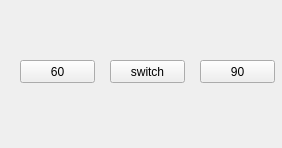
<?xml version="1.0" encoding="UTF-8"?>
<ui version="4.0">
 <class>QtTestAudioClass</class>
 <widget class="QWidget" name="QtTestAudioClass">
  <property name="geometry">
   <rect>
    <x>0</x>
    <y>0</y>
    <width>282</width>
    <height>148</height>
   </rect>
  </property>
  <property name="windowTitle">
   <string>QtTestAudio</string>
  </property>
  <widget class="QPushButton" name="RPM60">
   <property name="geometry">
    <rect>
     <x>20</x>
     <y>60</y>
     <width>75</width>
     <height>23</height>
    </rect>
   </property>
   <property name="text">
    <string>60</string>
   </property>
  </widget>
  <widget class="QPushButton" name="RPM90">
   <property name="geometry">
    <rect>
     <x>200</x>
     <y>60</y>
     <width>75</width>
     <height>23</height>
    </rect>
   </property>
   <property name="text">
    <string>90</string>
   </property>
  </widget>
  <widget class="QPushButton" name="sw">
   <property name="geometry">
    <rect>
     <x>110</x>
     <y>60</y>
     <width>75</width>
     <height>23</height>
    </rect>
   </property>
   <property name="text">
    <string>switch</string>
   </property>
  </widget>
 </widget>
 <layoutdefault spacing="6" margin="11"/>
 <resources>
  <include location="QtTestAudio.qrc"/>
 </resources>
 <connections/>
</ui>
